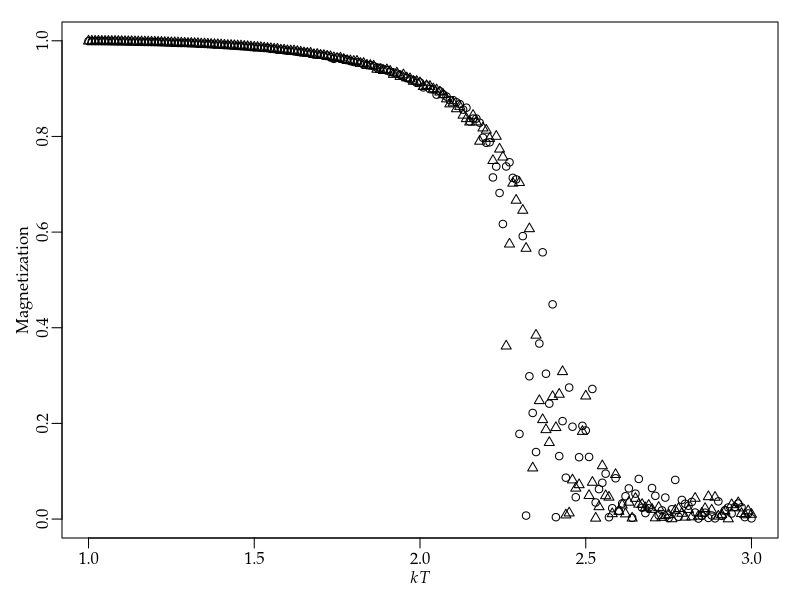

R code for this plot: (Note: this script raises an error after producing the figure.)
args = commandArgs()
basename = sub(".R$", "", sub("^--file=(.*/)?", "", args[grep("^--file=", args)]))
if (length(basename) != 0)
    pdf(file=paste0(basename, "_tmp.pdf"), colormodel="gray", width=6, height=4)
par(family="Palatino")
par(mgp=c(1.5,0.5,0)) # title and axis margins. default: c(3,1,0)
par(mar=c(3,3,1,1)+0.1) # bottom, left, top, right margins. default: c(5,4,4,2)+0.1
x = read.csv("isingmag.csv")
plot(x$kT, x$Magnetization, pch=x$Round, xlab=expression(italic(kT)), ylab="Magnetization")
dev.off()
embedFonts(paste0(basename, "_tmp.pdf"), outfile=paste0(basename, ".pdf"),
           options="-c \"<</NeverEmbed []>> setdistillerparams\" -f ")
